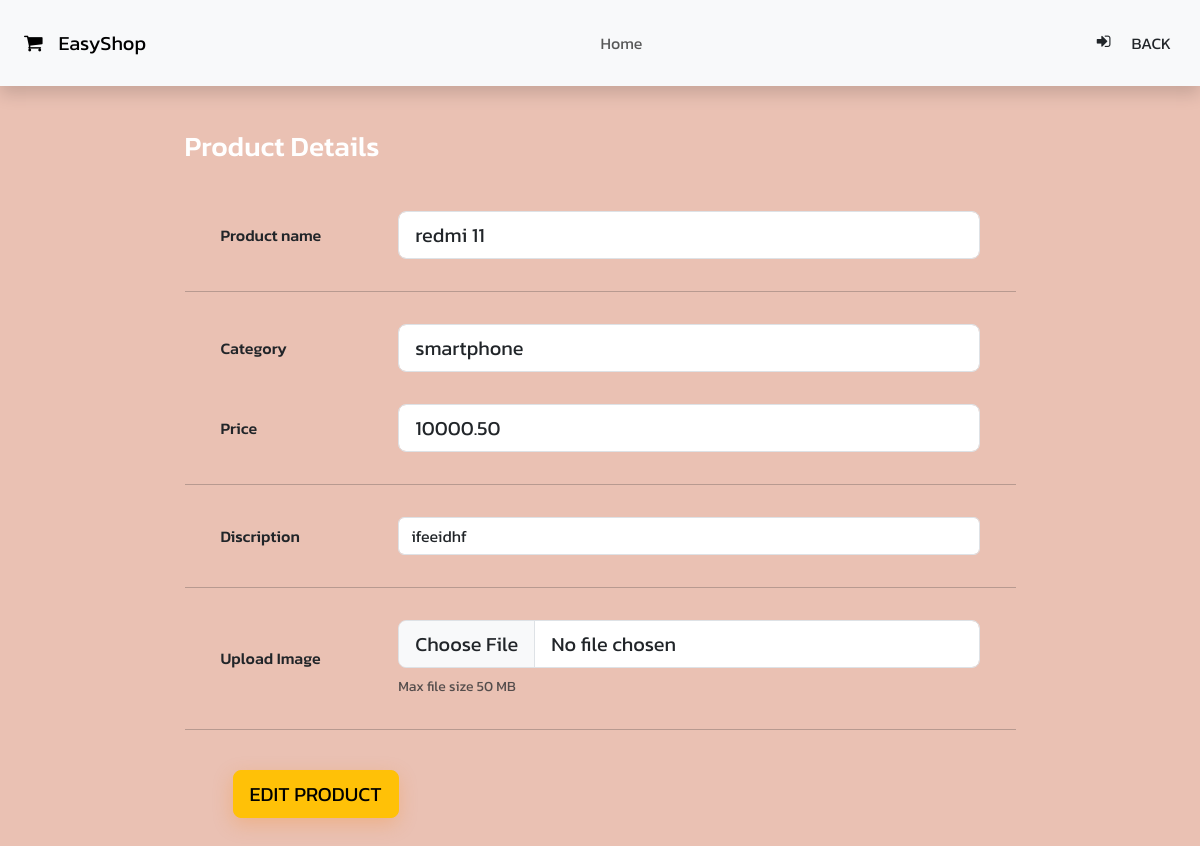
The app's page /edit_product_page/1 with its own data.
### ekartapp/models.py (models this page shows, shortened)
class Products(models.Model):
    product_name=models.CharField(max_length=255)
    category=models.CharField(max_length=255)
    price=models.DecimalField(max_digits=10,decimal_places=2)
    description=models.CharField(max_length=255)
    product_image=models.ImageField(null=True,blank=True,upload_to="images/")
    rating=models.IntegerField(default=1)

### ekartapp/views.py (the view)
# urls.py: path('edit_product_page/<int:product_id>',views.edit_product_page,name='edit_product_page'),
def edit_product_page(request, product_id):
    data = Products.objects.get(id=product_id)
    return render(request, 'admin_edit_product.html', {'data': data})

### ekartapp/templates/admin_edit_product.html (shortened to what this page needs)
<!DOCTYPE html>
{% load static %}
<html lang="en">
<head>
    <link rel="stylesheet" href="{% static 'style.css' %}">
    <link href="https://cdn.jsdelivr.net/npm/bootstrap@5.3.0-alpha1/dist/css/bootstrap.min.css" rel="stylesheet"
>
    <link rel="stylesheet" href="https://cdnjs.cloudflare.com/ajax/libs/font-awesome/4.7.0/css/font-awesome.min.css">
    <link rel="stylesheet" href="https://cdnjs.cloudflare.com/ajax/libs/font-awesome/4.7.0/css/font-awesome.min.css">
</head>
<body>
    <header>
        <div class="nav-main font-family">
            <nav class="navbar shadow navbar-expand-lg navbar-light bg-light">
                <a class="navbar-brand p-2" href="#"><i class="fa fa-shopping-cart p-3"></i>EasyShop</a>
                <div class="collapse navbar-collapse" id="navbarText">
                    <ul class="navbar-nav ms-auto">
                        <li class="nav-item active">
                            <a class="nav-link p-2" href="{% url 'index' %}">Home </a>
                        </li>
                    </ul>
                    <ul class="navbar-nav ms-auto">
                        <li class="nav-item p-3"><i class="fa fa-sign-in p-2" aria-hidden="true"></i><a class="btn"
                                href="{% url 'adminallproducts' %}">Back</a></li>
                    </ul>
                </div>
            </nav>
        </div>
    </header>
    <section>
        <section class="vh-100" style="background-color: #eac1b3;">
            <div class="font-family container h-100">
                <div class="row d-flex justify-content-center align-items-center h-100">
                    <div class="col-xl-9">
                        <h3 class="text-white mb-4">Product Details</h3>
                        <div class="cards" style="border-radius: 15px;">
                            <div class="card-body">
                                <form action="{% url 'edit_product_handler' data.id %}" method="post" enctype="multipart/form-data">
                                    <div class="row align-items-center pt-4 pb-3">
                                        <div class="col-md-3 ps-5">
                                            <h6 class="mb-0">Product name</h6>
                                        </div>
                                        <div class="col-md-9 pe-5">
                                            <input name="e_name" value="{{data.product_name}}" type="text" class="form-control form-control-lg" />
                                        </div>
                                    </div>
                                    <hr class="mx-n3">
                                    <div class="row align-items-center py-3">
                                        <div class="col-md-3 ps-5">
                                            <h6 class="mb-0">Category</h6>
                                        </div>
                                        <div class="col-md-9 pe-5">
                                            <input name="e_category" value="{{data.category}}" type="text" class="form-control form-control-lg"
                                                placeholder="" />
                                        </div>
                                    </div>
                                    <div class="row align-items-center py-3">
                                        <div class="col-md-3 ps-5">
                                            <h6 class="mb-0">Price</h6>
                                        </div>
                                        <div class="col-md-9 pe-5">
                                            <input value="{{data.price}}" name="e_price" type="text" class="form-control form-control-lg"
                                                placeholder="" />
                                        </div>
                                    </div>
                                    <hr class="mx-n3">
                                    <div class="row align-items-center py-3">
                                        <div class="col-md-3 ps-5">
                                            <h6 class="mb-0">Discription</h6>
                                        </div>
                                        <div class="col-md-9 pe-5">
                                            <input value="{{data.description}}" name="e_discription" class="form-control"
                                                placeholder="">
                                        </div>
                                    </div>
                                    <hr class="mx-n3">
                                    <div class="row align-items-center py-3">
                                        <div class="col-md-3 ps-5">
                                            <h6 class="mb-0">Upload Image</h6>
                                        </div>
                                        <div class="col-md-9 pe-5">
                                            <input name="ed_image" class="form-control form-control-lg" id="formFileLg"
                                                type="file" />
                                            <div class="small text-muted mt-2">Max file
                                                size 50 MB</div>
                                        </div>
                                    </div>
                                    <hr class="mx-n3">
                                    <div class="px-5 py-4">
                                        <button type="submit" class="btn btn-warning btn-lg">Edit Product</button>
                                    </div>
                                </form>
                            </div>
                        </div>
                    </div>
                </div>
            </div>
        </section>
    </section>
</body>
</html>

### ekartapp/static/style.css (style rules this page uses)
* { padding: 0; margin: 0; box-sizing: border-box; }
.font-family { font-family: 'Kanit', sans-serif; }
body { font-family: 'Noto Sans JP', sans-serif; background-color: #fef8f8; }
:root { --font1: 'Heebo', sans-serif; --font2: 'Fira Sans Extra Condensed', sans-serif; --font3: 'Roboto', sans-serif }
.btn { font-size: 1rem; font-weight: 500; text-transform: uppercase; padding: 5px 50px 5px 50px }
.btn-warning { background: none #f7810a; color: #ffffff; fill: #ffffff; border: none; text-decoration: none; outline: 0; box-shadow: -1px 6px 19px rgba(247, 129, 10, 0.25); border-radius: 100px }

### records on screen
Products: e_name "redmi 11", e_category "smartphone", e_price "10000.50", e_discription "ifeeidhf"
